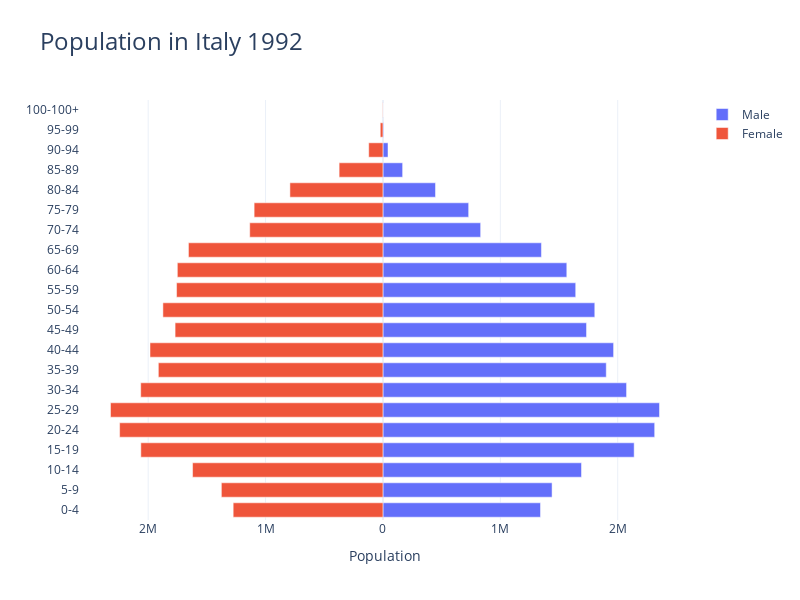
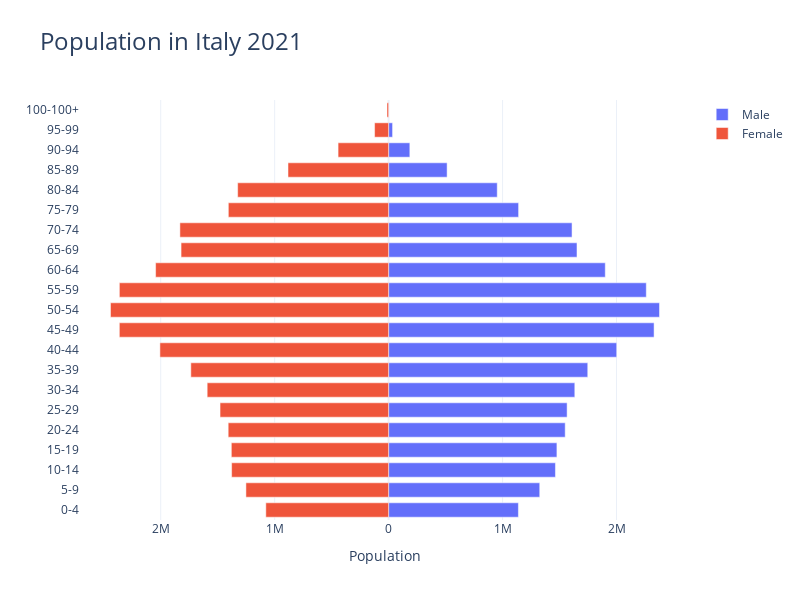

Here is the notebook cell these charts were saved with, in order:
### Code cell
#now we can plot the population by age group and by sex in Italy in different years. So that we are able to see the evolution of the age structure of the population in Italy.

def plot_func(df, year):
    I = df['year'] == year
    fig = go.Figure()
    # Adding male population data as positive values
    fig.add_trace(go.Bar(
        y=df.loc[I, 'age_group'],
        x=df.loc[I, 'Males'],
        name='Male',
        orientation='h')
    )

    # Adding female population data as negative values to plot in opposite direction
    fig.add_trace(go.Bar(
        y=df.loc[I, 'age_group'],
        x=df.loc[I, 'Females'] * -1,  # Multiplying by -1 to plot in opposite direction
        name='Female',
        orientation='h')
    )
    
    fig.update_layout(
        template='plotly_white',
        title=f'Population in Italy {year}',
        title_font_size=24,
        barmode='relative',
        bargap=0.1,  # Adjust as needed
        bargroupgap=0.2,  # Adjust as needed
        xaxis_title='Population',
        xaxis=dict(
            tickvals=[-2000000, -1000000, 0, 1000000, 2000000],
            ticktext=['2M', '1M', '0', '1M', '2M']),
        width=800,
        height=600)
    fig.show()
      
    
    

# Create an interactive widget with a slider to choose the year
widgets.interact(plot_func,
                 df=widgets.fixed(pop_italy_agg),
                 year=widgets.IntSlider(description='Year',
                                        min=pop_italy_agg['year'].min(),
                                        max=pop_italy_agg['year'].max(),
                                        step=1,
                                        value=pop_italy_agg['year'].min(),
                                        continuous_update=True)
                                     
)

### Figure 1 — Plotly figure (JSON) as saved in the notebook; plotly's stock layout.template omitted (floating-point values rounded to 4 significant figures)
{"data": [{"name": "Male", "orientation": "h", "type": "bar", "x": [1342186, 1440822, 1691555, 2140091, 2314913, 2355948, 2075333, 1902433, 1964807, 1734308, 1804703, 1642177, 1566261, 1350118, 832305, 730159, 447738, 167658, 43339, 6486, 623], "y": ["0-4", "5-9", "10-14", "15-19", "20-24", "25-29", "30-34", "35-39", "40-44", "45-49", "50-54", "55-59", "60-64", "65-69", "70-74", "75-79", "80-84", "85-89", "90-94", "95-99", "100-100+"]}, {"name": "Female", "orientation": "h", "type": "bar", "x": [-1275839, -1376508, -1621899, -2062555, -2243348, -2320969, -2063616, -1913343, -1984476, -1770641, -1874586, -1758255, -1751600, -1656932, -1134845, -1097293, -792614, -373266, -121265, -22881, -2229], "y": ["0-4", "5-9", "10-14", "15-19", "20-24", "25-29", "30-34", "35-39", "40-44", "45-49", "50-54", "55-59", "60-64", "65-69", "70-74", "75-79", "80-84", "85-89", "90-94", "95-99", "100-100+"]}], "layout": {"bargap": 0.1, "bargroupgap": 0.2, "barmode": "relative", "height": 600, "title": {"font": {"size": 24}, "text": "Population in Italy 1992"}, "width": 800, "xaxis": {"ticktext": ["2M", "1M", "0", "1M", "2M"], "tickvals": [-2000000, -1000000, 0, 1000000, 2000000], "title": {"text": "Population"}}}}

### Figure 2 — Plotly figure (JSON) as saved in the notebook; plotly's stock layout.template omitted (floating-point values rounded to 4 significant figures)
{"data": [{"name": "Male", "orientation": "h", "type": "bar", "x": [1138845, 1326061, 1463873, 1476815, 1549500, 1566265, 1633887, 1747529, 2001502, 2329457, 2377041, 2261108, 1901209, 1652948, 1609510, 1140634, 953118, 513213, 186194, 34670, 2847], "y": ["0-4", "5-9", "10-14", "15-19", "20-24", "25-29", "30-34", "35-39", "40-44", "45-49", "50-54", "55-59", "60-64", "65-69", "70-74", "75-79", "80-84", "85-89", "90-94", "95-99", "100-100+"]}, {"name": "Female", "orientation": "h", "type": "bar", "x": [-1077665, -1252279, -1377822, -1380198, -1407840, -1479314, -1592259, -1735723, -2007068, -2363044, -2440634, -2362857, -2044887, -1821385, -1831661, -1406576, -1324845, -882889, -443464, -123247, -14330], "y": ["0-4", "5-9", "10-14", "15-19", "20-24", "25-29", "30-34", "35-39", "40-44", "45-49", "50-54", "55-59", "60-64", "65-69", "70-74", "75-79", "80-84", "85-89", "90-94", "95-99", "100-100+"]}], "layout": {"bargap": 0.1, "bargroupgap": 0.2, "barmode": "relative", "height": 600, "title": {"font": {"size": 24}, "text": "Population in Italy 2021"}, "width": 800, "xaxis": {"ticktext": ["2M", "1M", "0", "1M", "2M"], "tickvals": [-2000000, -1000000, 0, 1000000, 2000000], "title": {"text": "Population"}}}}
